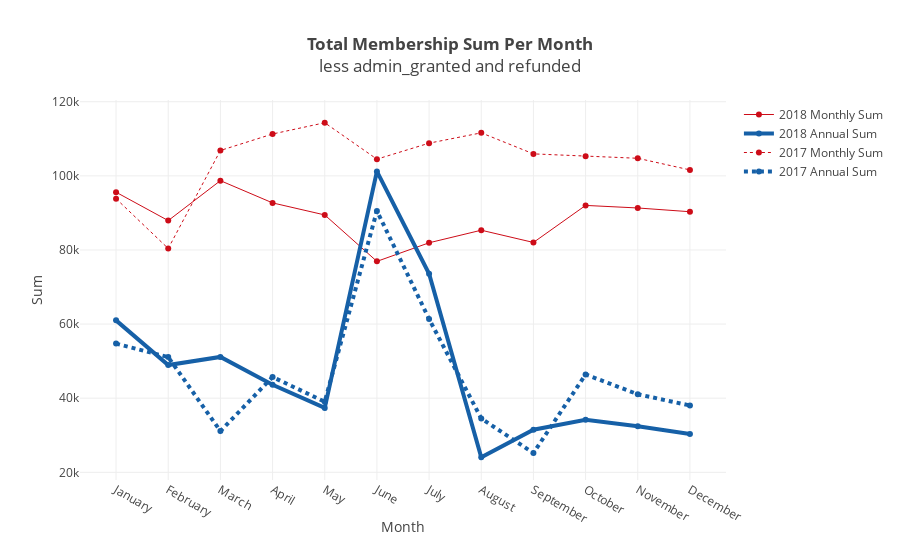

Here is the notebook cell this chart was saved with:
### Code cell
month = ['January', 'February', 'March', 'April', 'May', 'June', 'July',
         'August', 'September', 'October', 'November', 'December']

trace0 = go.Scatter(
    x = month,
    y = monthly_sum_18,
    name = '2018 Monthly Sum',
    line = dict(
        color = ('rgb(205, 12, 24)'),
        width = 1)
)
trace1 = go.Scatter(
    x = month,
    y = annual_sum_18,
    name = '2018 Annual Sum',
    line = dict(
        color = ('rgb(22, 96, 167)'),
        width = 4)
)
trace2 = go.Scatter(
    x = month,
    y = monthly_sum_17,
    name = '2017 Monthly Sum',
    line = dict(
        color = ('rgb(205, 12, 24)'),
        width = 1,
        dash = 'dot')
)
trace3 = go.Scatter(
    x = month,
    y = annual_sum_17,
    name = '2017 Annual Sum',
    line = dict(
        color = ('rgb(22, 96, 167)'),
        width = 4,
        dash = 'dot')
)

data = [trace0, trace1, trace2, trace3]

# Edit the layout
layout = dict(title = '<b>Total Membership Sum Per Month</b><br>less admin_granted and refunded',
              xaxis = dict(title = 'Month'),
              yaxis = dict(title = 'Sum'),
              )

fig = dict(data=data, layout=layout)
po.iplot(fig, filename='Membership_Sum_Per_Month_Total')

### Figure 1 — Plotly figure (JSON) as saved in the notebook; plotly's stock layout.template omitted (floating-point values rounded to 4 significant figures)
{"data": [{"line": {"color": "rgb(205, 12, 24)", "width": 1}, "name": "2018 Monthly Sum", "type": "scatter", "uid": "ef7be6ff-18dc-45b0-8e34-b674c18c3bb8", "x": ["January", "February", "March", "April", "May", "June", "July", "August", "September", "October", "November", "December"], "y": [95590.0, 87920.0, 98700.0, 92700.0, 89450.0, 76930.0, 81940.0, 85330.0, 82030.0, 92020.0, 91330.0, 90320.0]}, {"line": {"color": "rgb(22, 96, 167)", "width": 4}, "name": "2018 Annual Sum", "type": "scatter", "uid": "8d0e7c51-5ff3-4179-bfe0-6f212e7b52a4", "x": ["January", "February", "March", "April", "May", "June", "July", "August", "September", "October", "November", "December"], "y": [61005, 48945, 51135, 43625, 37385, 101201, 73565, 24070, 31505, 34185, 32430, 30340]}, {"line": {"color": "rgb(205, 12, 24)", "dash": "dot", "width": 1}, "name": "2017 Monthly Sum", "type": "scatter", "uid": "1ab57535-4e88-46bc-aefc-3b109a7335d3", "x": ["January", "February", "March", "April", "May", "June", "July", "August", "September", "October", "November", "December"], "y": [93840.0, 80400.0, 106800.0, 111300.0, 114300.0, 104500.0, 108800.0, 111600.0, 105900.0, 105300.0, 104700.0, 101600.0]}, {"line": {"color": "rgb(22, 96, 167)", "dash": "dot", "width": 4}, "name": "2017 Annual Sum", "type": "scatter", "uid": "f48a1335-c584-49a5-a5ba-57c7a7909b1d", "x": ["January", "February", "March", "April", "May", "June", "July", "August", "September", "October", "November", "December"], "y": [54735, 51100, 31125, 45730, 39045, 90546, 61359, 34533, 25215, 46410, 41060, 38035]}], "layout": {"title": {"text": "<b>Total Membership Sum Per Month</b><br>less admin_granted and refunded"}, "xaxis": {"title": {"text": "Month"}}, "yaxis": {"title": {"text": "Sum"}}}}
